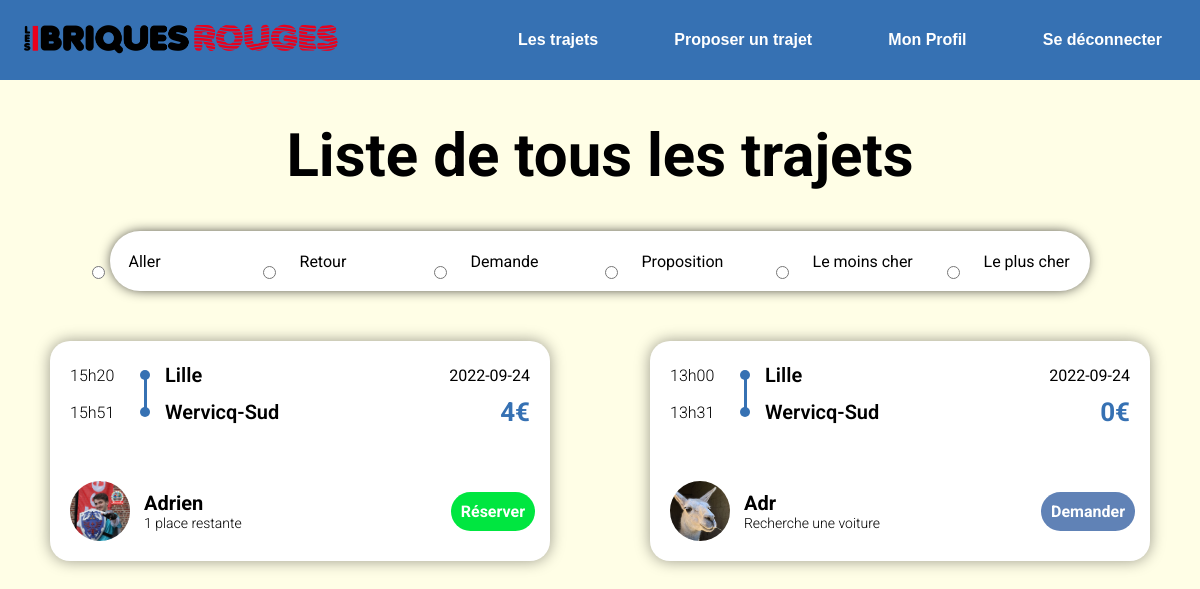
Page /html/TousLesTrajets.php (signed in) on the committed database.
### tables this page shows
CREATE TABLE `trajet` (
  `IdTrajet` int(10) NOT NULL,
  `TypeTrajet` varchar(50) NOT NULL,
  `isDemande` tinyint(1) DEFAULT NULL,
  `Description` varchar(255) NOT NULL DEFAULT '',
  `LieuDepart` varchar(50) NOT NULL DEFAULT 'Wervicq-Sud',
  `AdresseDepart` varchar(150) NOT NULL DEFAULT '21 Rue de Linselles',
  `LongitudeDepart` float DEFAULT 3.1134,
  `LatitudeDepart` float NOT NULL DEFAULT 50.7364,
  `LieuArrivee` varchar(50) NOT NULL DEFAULT 'Wervicq-Sud',
  `AdresseArrivee` varchar(150) NOT NULL DEFAULT '21 Rue de Linselles',
  `LongitudeArrivee` float NOT NULL DEFAULT 3.1134,
  `LatitudeArrivee` float NOT NULL DEFAULT 50.7364,
  `DateDepart` date NOT NULL,
  `DateArrivee` date DEFAULT NULL,
  `HeureDepart` time(4) DEFAULT NULL,
  `HeureArrivee` time(4) DEFAULT NULL,
  `DateAjout` date NOT NULL,
  `NbPassagers` int(10) NOT NULL,
  `PlacesRestantes` int(10) NOT NULL DEFAULT 0,
  `Prix` int(10) NOT NULL DEFAULT 0,
  `DisplayTel` tinyint(1) DEFAULT NULL,
  `AnneeEdition` int(10) NOT NULL,
  `IdCompte` int(10) NOT NULL
);

CREATE TABLE `compte` (
  `IdCompte` int(10) NOT NULL,
  `Nom` varchar(40) DEFAULT NULL,
  `Prenom` varchar(40) DEFAULT NULL,
  `Email` varchar(50) DEFAULT NULL,
  `telephone` int(10) DEFAULT NULL,
  `motDePasse` varchar(255) DEFAULT NULL,
  `isAdmin` tinyint(1) NOT NULL DEFAULT 0,
  `PhotoProfil` mediumblob DEFAULT NULL,
  `Description` varchar(255) DEFAULT NULL,
  `isVerif` tinyint(1) NOT NULL DEFAULT 0,
  `DateCreation` timestamp NOT NULL DEFAULT current_timestamp(),
  `lien_verif_mail` varchar(255) NOT NULL,
  `date_verif_mail` timestamp NULL DEFAULT NULL,
  `token_reset_password` varchar(255) NOT NULL,
  `expiration_reset_password` varchar(250) NOT NULL
);

### html/TousLesTrajets.php (the view, shortened to what this page needs)
<!DOCTYPE html>
<html>
<head>
	<link rel="stylesheet" type="text/css" href="../css/home.css">
	<link rel="stylesheet" type="text/css" href="../css/trajet.css">
</head>
  <body>
    <?php
          include 'Connexion.php';
    ?>
		<h1>Liste de tous les trajets</h1>
    <form>
    <div class="AllerRetour">
            <input type="radio" required="required" name="AllerRetour" value="Aller" id="Aller" onclick="SortDiv('Aller');" ><label for="Aller" class="AllerRetour">Aller</label>
            <input type="radio" required="required" name="AllerRetour" value="Retour" id="Retour" onclick="SortDiv('Retour');"><label for="Retour" class="AllerRetour">Retour</label>
            <input type="radio" required="required" name="AllerRetour" value="Demande" id="Demande" onclick="SortDiv('Demande');"><label for="Demande" class="AllerRetour	">Demande</label>
            <input type="radio" required="required" name="AllerRetour" value="Proposition" id="Proposition" onclick="SortDiv('Proposition');"><label for="Proposition" class="AllerRetour">Proposition</label>
			<input type="radio" required="required" name="Tri" value="Sale" id="Sale" onclick="SortDiv('Sale');"><label for="Sale" class="Tri">Le moins cher</label>
			<input type="radio" required="required" name="Tri" value="Cher" id="Cher" onclick="SortDiv('Cher');"><label for="Cher" class="Tri">Le plus cher</label>
        </div>
    </form>
    <div class="ListeTrajets" >
    <div id="trajets" class="wrapper">
			<?php
			$count=0;
			$requete = "SELECT * FROM trajet";
			$result = mysqli_query($conn,$requete);
			while ($row = mysqli_fetch_assoc($result)) {
				$hourString1 = substr($row['HeureDepart'],0,2);
				$hourString2 = substr($row['HeureDepart'],3,2);
				$hourStringDeparture = $hourString1."h".$hourString2;
				$hourString3 = substr($row['HeureArrivee'],0,2);
				$hourString4 = substr($row['HeureArrivee'],3,2);
				$hourStringArrival = $hourString3."h".$hourString4;
				?>
					<div class="item" id="<?php echo $count; ?>" >
						<div class="data-group">
							<span class="horaire">
								<?php echo $hourStringDeparture; ?>
							</span>
							<span class="place">
								<?php echo utf8_encode($row['LieuDepart']); ?>
							</span>
							<span class="date">
								<?php echo utf8_encode($row['DateDepart']); ?>
							</span>
						</div>
						<div class="data-group">
							<span class="horaire">
								<?php echo $hourStringArrival; ?>
							</span>
							<span class="place">
								<?php echo utf8_encode($row['LieuArrivee']); ?>
							</span>
							<span class="price">
								<?php echo $row['Prix']; ?>€
							</span>
						</div>
						<div class="account-info">
						<?php $sql = "SELECT * FROM compte WHERE IdCompte='".$row['IdCompte']."'";
								$resultat = mysqli_query($conn,$sql);
								$row2 = mysqli_fetch_assoc($resultat);?>
							<img class="profile-picture" src="../images/PhotoProfil/<?php if($row2["PhotoProfil"]!=NULL){echo $row2["PhotoProfil"];}else{echo "defaultpp.jpg";} ?>">
							<div class="profile-info">
								<span class="name"><?php echo $row2["Prenom"] ?></span>
								<div class="available">
									<?php
										$value = $row['PlacesRestantes'];
										if($row["isDemande"]==1){ echo "Recherche une voiture";}
										else if($value == 1){ echo $value." place restante";}
										else echo $value." places restantes";
									?>
								</div>
							</div>
								<div class="book-container">
										<?php
											$linkPropos = "proposition.php?typeTrajet=".$row['TypeTrajet']."&idTrajet=".$row['IdTrajet'];
										if($row["isDemande"] == 0){ ?>
											<?php $linkint = "nbPass.php?idTrajet=".$row['IdTrajet'];?>
										<a class="book" href="<?php echo $linkint ?>" class="button">Réserver</a>
										<?php
										}
										else if($row["isDemande"]==1){ ?> <a class="book2" href="<?php echo $linkPropos ?>" class="button">Demander</a> <?php
										 }
										?>
								</div>
						</div>
					</div>
					<?php
				$count++;
			}
				?>
			</div>
    </div>
  </body>
</html>

### css/home.css (style rules this page uses)
:root { --black: #161920; --navy : #3671B3; --blue : #BDE4FC; --white : #FFFEE6; --orange : #FF890A; --red : #EA001C; --darkred : #AF001E; }
body { margin: 0; font-family: 'Roboto'; scroll-behavior: smooth; background-color: var(--white); overflow-x: hidden; }
form { display: grid; grid-template-columns: 3fr 10px 4fr 10px 1.5fr 3fr; width: 55%; min-width: 600px; border-radius: 500px; background-color: white; -webkit-box-shadow: 0px 0px 14px 0px #000000; box-shadow: 0px 0px 14px -3px #000000; }
h1 { display: flex; flex-direction: column; align-items: center; font-size: 60px; }
.wrapper { display: flex; flex-wrap: wrap; align-items: center; justify-items: space-evenly; width: 100%; }
.item { width: 40%; height: 200px; border-radius: 20px; background: white; margin: 20px auto 40px auto; padding: 10px; -webkit-box-shadow: 0px 0px 15px 0px rgba(0,0,0,0.4); box-shadow: 0px 0px 15px 0px rgba(0,0,0,0.4); transition: -webkit-box-shadow 1s; position: relative; }
.data-group { width: 100%; display: flex; align-items: center; margin-left: 10px; margin-top: 10px; position: relative; top: -30px; }
.item::before { content: ''; display: block; background-color: #3671B3; width: 3px; height: 32px; position: relative; top: 28px; left: 83.5px; }
.horaire { min-width: 50px; font-weight: 300; margin-right: 30px; }
.place { font-weight: 600; font-size: 20px; width: 50vw; }
.place::before { content: ''; background-color: var(--navy); width: 10px; height: 10px; position: relative; display: inline-block; border-radius: 50%; top: -2px; left: -10px; }
.date { text-align: right; margin-right: 20px; width: 200px; }
.price { color: var(--navy); font-size: 26px; font-weight: 700; text-align: right; width: 100%; margin-right: 20px; }
.account-info { width: 93%; display: flex; align-items: center; margin-left: 40px; margin-right: 20px; margin-top: 10px; position: absolute; left: -20px; bottom: 20px; }
.profile-info { white-space: nowrap; margin-left: 3%; }
.account-info img { width: 60px; height: 60px; object-fit: cover; border-radius: 50%; }
.account-info .name { font-size: 20px; font-weight: 700; }
.available { font-size: 14px; font-weight: 300; }
.account-info .book { background-color: #00e640; text-decoration: none; color: white; text-align: right; padding: 10px; border-radius: 500px; font-weight: 700; -webkit-transition: all 0.5s ease-in-out; }
.book-container { width: 100%; text-align: right; }

### css/trajet.css (style rules this page uses)
:root { --black: #161920; --navy : #3671B3; --blue : #BDE4FC; --white : #FFFEE6; --orange : #FF890A; --red : #EA001C; --darkred : #AF001E; }
.AllerRetour { display: flex; flex-direction: row; }
form { width: 80%; display: flex; flex-direction: row; margin: auto; justify-content: center; align-items: center; padding: 0 10px; margin-bottom: 30px; }
form label { width: 150px; }
input[type="radio"] { margin-top: 2.25%; }
label { text-align: top; padding: 2%; }
.account-info .book2 { background-color: #6082B6; text-decoration: none; color: white; text-align: right; padding: 10px; border-radius: 500px; font-weight: 700; -webkit-transition: all 0.5s ease-in-out; }

### css/nav.css (style rules this page uses)
body { margin: 0px; padding: 0px; box-sizing: border-box; }

### rows in the picture
trajet: HeureDepart "15h20", LieuDepart "Lille", DateDepart "2022-09-24", HeureArrivee "15h51", LieuArrivee "Wervicq-Sud", Prix "4", IdCompte.PhotoProfil (picture), IdCompte.Prenom "Adrien", PlacesRestantes "1"
trajet: HeureDepart "13h00", LieuDepart "Lille", DateDepart "2022-09-24", HeureArrivee "13h31", LieuArrivee "Wervicq-Sud", Prix "0", IdCompte.PhotoProfil (picture), IdCompte.Prenom "Adr", isDemande "Recherche une voiture"
